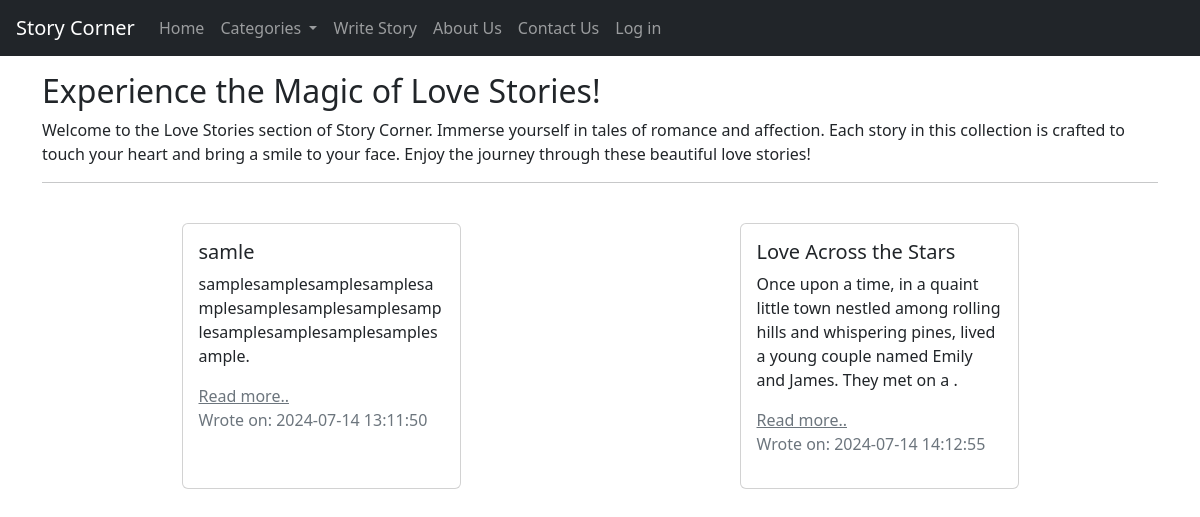
Page /love on the earlier database version.
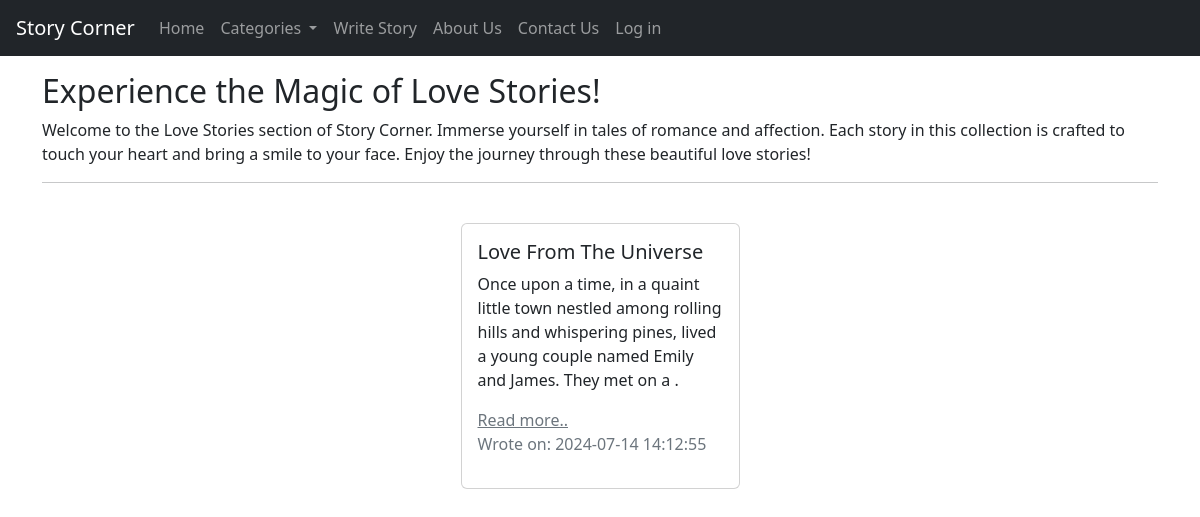
Same page on the later database version.
### models.py (models this page shows, shortened)
class Story(db.Model):
    __tablename__ = 'stories'
    id = db.Column(db.Integer, primary_key=True)
    title = db.Column(db.String(200), nullable=False)
    content = db.Column(db.Text, nullable=False)
    category = db.Column(db.String(50), nullable=False)
    user_id = db.Column(db.Integer, db.ForeignKey('users.id'), nullable=False)
    is_deleted = db.Column(db.Boolean(), nullable=False, default=False)
    updated_at = db.Column(db.DateTime(), nullable=False, default=db.func.now())
    created_at = db.Column(db.DateTime(), nullable=False, default=db.func.now())
    comments = db.relationship('Comment', backref='story', lazy=True)

### app.py (the view)
@app.route('/love',methods=['GET'])
def love():
    love_stories = Story.query.filter_by(category='love').order_by(Story.created_at.asc()).all()
    return render_template('categories/love.html',stories=love_stories)

### templates/categories/love.html (shortened to what this page needs)
{% extends 'base.html' %}
{% block content %}
<div class="container mt-5 pt-4">
    <h2>Experience the Magic of Love Stories!</h2>
    <p>Welcome to the Love Stories section of Story Corner. Immerse yourself in tales of romance and affection. Each story in this collection is crafted to touch your heart and bring a smile to your face. Enjoy the journey through these beautiful love stories!</p>
    <hr>
    <br>
    <div class="d-flex  justify-content-around flex-row overflow-auto">
        {% for story in stories %}
            <div class="card w-25 ">
                <div class="card-body">
                <h5 class="card-title">{{story.title}}</h5>
                <p class="card-text">{{story.content[:150]}}.</p>
                <a href="{{url_for('view_story', story_id=story.id)}}" class="text-secondary">Read more..</a>
                <p class="text-secondary">Wrote on: {{story.created_at}}</p>
                </div>
            </div>
            {% endfor %}
    </div>
</div>
{% endblock %}

Differences in the rows shown:
removed Story: title "samle", content "samplesamplesamplesamplesamplesamplesamplesamplesamplesamplesamplesamplesamplesample", created_at "2024-07-14 13:11:50"
changed Story: title "Love Across the Stars" → "Love From The Universe"
